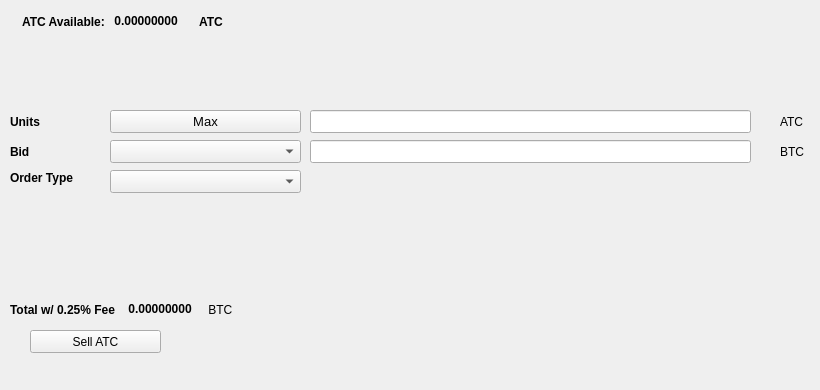
   <widget class="QWidget" name="SellTab">
    <attribute name="title">
     <string>Sell</string>
    </attribute>
    <widget class="QLabel" name="label_16">
     <property name="geometry">
      <rect>
       <x>780</x>
       <y>140</y>
       <width>31</width>
       <height>23</height>
      </rect>
     </property>
     <property name="text">
      <string>BTC</string>
     </property>
    </widget>
    <widget class="QComboBox" name="SellBidcomboBox">
     <property name="geometry">
      <rect>
       <x>110</x>
       <y>140</y>
       <width>191</width>
       <height>23</height>
      </rect>
     </property>
     <property name="font">
      <font>
       <pointsize>10</pointsize>
      </font>
     </property>
    </widget>
    <widget class="QLabel" name="label_18">
     <property name="geometry">
      <rect>
       <x>10</x>
       <y>110</y>
       <width>46</width>
       <height>23</height>
      </rect>
     </property>
     <property name="font">
      <font>
       <weight>75</weight>
       <bold>true</bold>
      </font>
     </property>
     <property name="text">
      <string>Units</string>
     </property>
    </widget>
    <widget class="QPushButton" name="Sell_Max_Amount">
     <property name="geometry">
      <rect>
       <x>110</x>
       <y>110</y>
       <width>191</width>
       <height>23</height>
      </rect>
     </property>
     <property name="font">
      <font>
       <pointsize>10</pointsize>
      </font>
     </property>
     <property name="text">
      <string>Max</string>
     </property>
    </widget>
    <widget class="QLabel" name="label_20">
     <property name="geometry">
      <rect>
       <x>10</x>
       <y>170</y>
       <width>91</width>
       <height>16</height>
      </rect>
     </property>
     <property name="font">
      <font>
       <weight>75</weight>
       <bold>true</bold>
      </font>
     </property>
     <property name="text">
      <string>Order Type</string>
     </property>
    </widget>
    <widget class="QComboBox" name="SellOrdertypeCombo">
     <property name="geometry">
      <rect>
       <x>110</x>
       <y>170</y>
       <width>191</width>
       <height>23</height>
      </rect>
     </property>
     <property name="font">
      <font>
       <pointsize>10</pointsize>
      </font>
     </property>
    </widget>
    <widget class="QLabel" name="label_21">
     <property name="geometry">
      <rect>
       <x>10</x>
       <y>140</y>
       <width>46</width>
       <height>23</height>
      </rect>
     </property>
     <property name="font">
      <font>
       <weight>75</weight>
       <bold>true</bold>
      </font>
     </property>
     <property name="text">
      <string>Bid</string>
     </property>
    </widget>
    <widget class="QLabel" name="label_22">
     <property name="geometry">
      <rect>
       <x>780</x>
       <y>110</y>
       <width>31</width>
       <height>23</height>
      </rect>
     </property>
     <property name="text">
      <string>ATC</string>
     </property>
    </widget>
    <widget class="QLineEdit" name="UnitsInputATC">
     <property name="geometry">
      <rect>
       <x>310</x>
       <y>110</y>
       <width>441</width>
       <height>23</height>
      </rect>
     </property>
     <property name="font">
      <font>
       <pointsize>9</pointsize>
       <weight>75</weight>
       <bold>true</bold>
      </font>
     </property>
    </widget>
    <widget class="QLineEdit" name="SellBidPriceEdit">
     <property name="geometry">
      <rect>
       <x>310</x>
       <y>140</y>
       <width>441</width>
       <height>23</height>
      </rect>
     </property>
     <property name="font">
      <font>
       <pointsize>9</pointsize>
       <weight>75</weight>
       <bold>true</bold>
      </font>
     </property>
    </widget>
    <widget class="QPushButton" name="SellATCBTN">
     <property name="geometry">
      <rect>
       <x>30</x>
       <y>330</y>
       <width>131</width>
       <height>23</height>
      </rect>
     </property>
     <property name="text">
      <string>Sell ATC</string>
     </property>
     <property name="icon">
      <iconset resource="../atec">
       <normaloff>:/icons/bitcoin</normaloff>:/icons/bitcoin</iconset>
     </property>
    </widget>
    <widget class="QWidget" name="layoutWidget3">
     <property name="geometry">
      <rect>
       <x>22</x>
       <y>12</y>
       <width>258</width>
       <height>19</height>
      </rect>
     </property>
     <layout class="QHBoxLayout" name="horizontalLayout">
      <item>
       <widget class="QLabel" name="label232_2">
        <property name="font">
         <font>
          <weight>75</weight>
          <bold>true</bold>
         </font>
        </property>
        <property name="text">
         <string>ATC Available:</string>
        </property>
       </widget>
      </item>
      <item>
       <widget class="QLabel" name="ATCAvailableLabel">
        <property name="palette">
         <palette>
          <active>
           <colorrole role="WindowText">
            <brush brushstyle="SolidPattern">
             <color alpha="255">
              <red>0</red>
              <green>0</green>
              <blue>0</blue>
             </color>
            </brush>
           </colorrole>
           <colorrole role="Button">
            <brush brushstyle="SolidPattern">
             <color alpha="255">
              <red>0</red>
              <green>170</green>
              <blue>0</blue>
             </color>
            </brush>
           </colorrole>
           <colorrole role="Light">
            <brush brushstyle="SolidPattern">
             <color alpha="255">
              <red>0</red>
              <green>255</green>
              <blue>0</blue>
             </color>
            </brush>
           </colorrole>
           <colorrole role="Midlight">
            <brush brushstyle="SolidPattern">
             <color alpha="255">
              <red>0</red>
              <green>212</green>
              <blue>0</blue>
             </color>
            </brush>
           </colorrole>
           <colorrole role="Dark">
            <brush brushstyle="SolidPattern">
             <color alpha="255">
              <red>0</red>
              <green>85</green>
              <blue>0</blue>
             </color>
            </brush>
           </colorrole>
           <colorrole role="Mid">
            <brush brushstyle="SolidPattern">
             <color alpha="255">
              <red>0</red>
              <green>113</green>
              <blue>0</blue>
             </color>
            </brush>
           </colorrole>
           <colorrole role="Text">
            <brush brushstyle="SolidPattern">
             <color alpha="255">
              <red>0</red>
              <green>170</green>
              <blue>0</blue>
             </color>
            </brush>
           </colorrole>
           <colorrole role="BrightText">
            <brush brushstyle="SolidPattern">
             <color alpha="255">
              <red>255</red>
              <green>255</green>
              <blue>255</blue>
             </color>
            </brush>
           </colorrole>
           <colorrole role="ButtonText">
            <brush brushstyle="SolidPattern">
             <color alpha="255">
              <red>0</red>
              <green>0</green>
              <blue>0</blue>
             </color>
            </brush>
           </colorrole>
           <colorrole role="Base">
            <brush brushstyle="SolidPattern">
             <color alpha="255">
              <red>255</red>
              <green>255</green>
              <blue>255</blue>
             </color>
            </brush>
           </colorrole>
           <colorrole role="Window">
            <brush brushstyle="SolidPattern">
             <color alpha="255">
              <red>0</red>
              <green>170</green>
              <blue>0</blue>
             </color>
            </brush>
           </colorrole>
           <colorrole role="Shadow">
            <brush brushstyle="SolidPattern">
             <color alpha="255">
              <red>0</red>
              <green>0</green>
              <blue>0</blue>
             </color>
            </brush>
           </colorrole>
           <colorrole role="AlternateBase">
            <brush brushstyle="SolidPattern">
             <color alpha="255">
              <red>127</red>
              <green>212</green>
              <blue>127</blue>
             </color>
            </brush>
           </colorrole>
           <colorrole role="ToolTipBase">
            <brush brushstyle="SolidPattern">
             <color alpha="255">
              <red>255</red>
              <green>255</green>
              <blue>220</blue>
             </color>
            </brush>
           </colorrole>
           <colorrole role="ToolTipText">
            <brush brushstyle="SolidPattern">
             <color alpha="255">
              <red>0</red>
              <green>0</green>
              <blue>0</blue>
             </color>
            </brush>
           </colorrole>
          </active>
          <inactive>
           <colorrole role="WindowText">
            <brush brushstyle="SolidPattern">
             <color alpha="255">
              <red>0</red>
              <green>0</green>
              <blue>0</blue>
             </color>
            </brush>
           </colorrole>
           <colorrole role="Button">
            <brush brushstyle="SolidPattern">
             <color alpha="255">
              <red>0</red>
              <green>170</green>
              <blue>0</blue>
             </color>
            </brush>
           </colorrole>
           <colorrole role="Light">
            <brush brushstyle="SolidPattern">
             <color alpha="255">
              <red>0</red>
              <green>255</green>
              <blue>0</blue>
             </color>
            </brush>
           </colorrole>
           <colorrole role="Midlight">
            <brush brushstyle="SolidPattern">
             <color alpha="255">
              <red>0</red>
              <green>212</green>
              <blue>0</blue>
             </color>
            </brush>
           </colorrole>
           <colorrole role="Dark">
            <brush brushstyle="SolidPattern">
             <color alpha="255">
              <red>0</red>
              <green>85</green>
              <blue>0</blue>
             </color>
            </brush>
           </colorrole>
           <colorrole role="Mid">
            <brush brushstyle="SolidPattern">
             <color alpha="255">
              <red>0</red>
              <green>113</green>
              <blue>0</blue>
             </color>
            </brush>
           </colorrole>
           <colorrole role="Text">
            <brush brushstyle="SolidPattern">
             <color alpha="255">
              <red>0</red>
              <green>170</green>
              <blue>0</blue>
             </color>
            </brush>
           </colorrole>
           <colorrole role="BrightText">
            <brush brushstyle="SolidPattern">
             <color alpha="255">
              <red>255</red>
              <green>255</green>
              <blue>255</blue>
             </color>
            </brush>
           </colorrole>
           <colorrole role="ButtonText">
            <brush brushstyle="SolidPattern">
             <color alpha="255">
              <red>0</red>
              <green>0</green>
              <blue>0</blue>
             </color>
            </brush>
           </colorrole>
           <colorrole role="Base">
            <brush brushstyle="SolidPattern">
             <color alpha="255">
              <red>255</red>
              <green>255</green>
              <blue>255</blue>
             </color>
            </brush>
           </colorrole>
           <colorrole role="Window">
            <brush brushstyle="SolidPattern">
             <color alpha="255">
              <red>0</red>
              <green>170</green>
              <blue>0</blue>
             </color>
            </brush>
           </colorrole>
           <colorrole role="Shadow">
            <brush brushstyle="SolidPattern">
             <color alpha="255">
              <red>0</red>
              <green>0</green>
              <blue>0</blue>
             </color>
            </brush>
           </colorrole>
           <colorrole role="AlternateBase">
            <brush brushstyle="SolidPattern">
             <color alpha="255">
              <red>127</red>
              <green>212</green>
              <blue>127</blue>
             </color>
            </brush>
           </colorrole>
           <colorrole role="ToolTipBase">
            <brush brushstyle="SolidPattern">
             <color alpha="255">
              <red>255</red>
              <green>255</green>
              <blue>220</blue>
             </color>
            </brush>
           </colorrole>
           <colorrole role="ToolTipText">
            <brush brushstyle="SolidPattern">
             <color alpha="255">
              <red>0</red>
              <green>0</green>
              <blue>0</blue>
             </color>
            </brush>
           </colorrole>
          </inactive>
          <disabled>
           <colorrole role="WindowText">
            <brush brushstyle="SolidPattern">
             <color alpha="255">
              <red>0</red>
              <green>85</green>
              <blue>0</blue>
             </color>
            </brush>
           </colorrole>
           <colorrole role="Button">
            <brush brushstyle="SolidPattern">
             <color alpha="255">
              <red>0</red>
              <green>170</green>
              <blue>0</blue>
             </color>
            </brush>
           </colorrole>
           <colorrole role="Light">
            <brush brushstyle="SolidPattern">
             <color alpha="255">
              <red>0</red>
              <green>255</green>
              <blue>0</blue>
             </color>
            </brush>
           </colorrole>
           <colorrole role="Midlight">
            <brush brushstyle="SolidPattern">
             <color alpha="255">
              <red>0</red>
              <green>212</green>
              <blue>0</blue>
             </color>
            </brush>
           </colorrole>
           <colorrole role="Dark">
            <brush brushstyle="SolidPattern">
             <color alpha="255">
              <red>0</red>
              <green>85</green>
              <blue>0</blue>
             </color>
            </brush>
           </colorrole>
           <colorrole role="Mid">
            <brush brushstyle="SolidPattern">
             <color alpha="255">
              <red>0</red>
              <green>113</green>
              <blue>0</blue>
             </color>
            </brush>
           </colorrole>
           <colorrole role="Text">
            <brush brushstyle="SolidPattern">
             <color alpha="255">
              <red>0</red>
              <green>85</green>
              <blue>0</blue>
             </color>
            </brush>
           </colorrole>
           <colorrole role="BrightText">
            <brush brushstyle="SolidPattern">
             <color alpha="255">
              <red>255</red>
              <green>255</green>
              <blue>255</blue>
             </color>
            </brush>
           </colorrole>
           <colorrole role="ButtonText">
            <brush brushstyle="SolidPattern">
             <color alpha="255">
              <red>0</red>
              <green>85</green>
              <blue>0</blue>
             </color>
            </brush>
           </colorrole>
           <colorrole role="Base">
            <brush brushstyle="SolidPattern">
             <color alpha="255">
              <red>0</red>
              <green>170</green>
              <blue>0</blue>
             </color>
            </brush>
           </colorrole>
           <colorrole role="Window">
            <brush brushstyle="SolidPattern">
             <color alpha="255">
              <red>0</red>
              <green>170</green>
              <blue>0</blue>
             </color>
            </brush>
           </colorrole>
           <colorrole role="Shadow">
            <brush brushstyle="SolidPattern">
             <color alpha="255">
              <red>0</red>
              <green>0</green>
              <blue>0</blue>
             </color>
            </brush>
           </colorrole>
           <colorrole role="AlternateBase">
            <brush brushstyle="SolidPattern">
             <color alpha="255">
              <red>0</red>
              <green>170</green>
              <blue>0</blue>
             </color>
            </brush>
           </colorrole>
           <colorrole role="ToolTipBase">
            <brush brushstyle="SolidPattern">
             <color alpha="255">
              <red>255</red>
              <green>255</green>
              <blue>220</blue>
             </color>
            </brush>
           </colorrole>
           <colorrole role="ToolTipText">
            <brush brushstyle="SolidPattern">
             <color alpha="255">
              <red>0</red>
              <green>0</green>
              <blue>0</blue>
             </color>
            </brush>
           </colorrole>
          </disabled>
         </palette>
        </property>
        <property name="font">
         <font>
          <weight>75</weight>
          <bold>true</bold>
         </font>
        </property>
        <property name="text">
         <string> 0.00000000 </string>
        </property>
        <property name="textInteractionFlags">
         <set>Qt::LinksAccessibleByMouse|Qt::TextSelectableByKeyboard|Qt::TextSelectableByMouse</set>
        </property>
       </widget>
      </item>
      <item>
       <widget class="QLabel" name="labelATC">
        <property name="font">
         <font>
          <weight>75</weight>
          <bold>true</bold>
         </font>
        </property>
        <property name="text">
         <string>ATC</string>
        </property>
       </widget>
      </item>
     </layout>
    </widget>
    <widget class="QWidget" name="layoutWidget">
     <property name="geometry">
      <rect>
       <x>10</x>
       <y>300</y>
       <width>268</width>
       <height>19</height>
      </rect>
     </property>
     <layout class="QHBoxLayout" name="horizontalLayout_2">
      <item>
       <widget class="QLabel" name="label_19">
        <property name="font">
         <font>
          <weight>75</weight>
          <bold>true</bold>
         </font>
        </property>
        <property name="text">
         <string>Total w/ 0.25% Fee </string>
        </property>
       </widget>
      </item>
      <item>
       <widget class="QLabel" name="SellCostLabel">
        <property name="palette">
         <palette>
          <active>
           <colorrole role="WindowText">
            <brush brushstyle="SolidPattern">
             <color alpha="255">
              <red>0</red>
              <green>0</green>
              <blue>0</blue>
             </color>
            </brush>
           </colorrole>
           <colorrole role="Button">
            <brush brushstyle="SolidPattern">
             <color alpha="255">
              <red>0</red>
              <green>170</green>
              <blue>0</blue>
             </color>
            </brush>
           </colorrole>
           <colorrole role="Light">
            <brush brushstyle="SolidPattern">
             <color alpha="255">
              <red>0</red>
              <green>255</green>
              <blue>0</blue>
             </color>
            </brush>
           </colorrole>
           <colorrole role="Midlight">
            <brush brushstyle="SolidPattern">
             <color alpha="255">
              <red>0</red>
              <green>212</green>
              <blue>0</blue>
             </color>
            </brush>
           </colorrole>
           <colorrole role="Dark">
            <brush brushstyle="SolidPattern">
             <color alpha="255">
              <red>0</red>
              <green>85</green>
              <blue>0</blue>
             </color>
            </brush>
           </colorrole>
           <colorrole role="Mid">
            <brush brushstyle="SolidPattern">
             <color alpha="255">
              <red>0</red>
              <green>113</green>
              <blue>0</blue>
             </color>
            </brush>
           </colorrole>
           <colorrole role="Text">
            <brush brushstyle="SolidPattern">
             <color alpha="255">
              <red>0</red>
              <green>170</green>
              <blue>0</blue>
             </color>
            </brush>
           </colorrole>
           <colorrole role="BrightText">
            <brush brushstyle="SolidPattern">
             <color alpha="255">
              <red>255</red>
              <green>255</green>
              <blue>255</blue>
             </color>
            </brush>
           </colorrole>
           <colorrole role="ButtonText">
            <brush brushstyle="SolidPattern">
             <color alpha="255">
              <red>0</red>
              <green>0</green>
              <blue>0</blue>
             </color>
            </brush>
           </colorrole>
           <colorrole role="Base">
            <brush brushstyle="SolidPattern">
             <color alpha="255">
              <red>255</red>
              <green>255</green>
              <blue>255</blue>
             </color>
            </brush>
           </colorrole>
           <colorrole role="Window">
            <brush brushstyle="SolidPattern">
             <color alpha="255">
              <red>0</red>
              <green>170</green>
              <blue>0</blue>
             </color>
            </brush>
           </colorrole>
           <colorrole role="Shadow">
            <brush brushstyle="SolidPattern">
             <color alpha="255">
              <red>0</red>
              <green>0</green>
              <blue>0</blue>
             </color>
            </brush>
           </colorrole>
           <colorrole role="AlternateBase">
            <brush brushstyle="SolidPattern">
             <color alpha="255">
              <red>127</red>
              <green>212</green>
              <blue>127</blue>
             </color>
            </brush>
           </colorrole>
           <colorrole role="ToolTipBase">
            <brush brushstyle="SolidPattern">
             <color alpha="255">
              <red>255</red>
              <green>255</green>
              <blue>220</blue>
             </color>
            </brush>
           </colorrole>
           <colorrole role="ToolTipText">
            <brush brushstyle="SolidPattern">
             <color alpha="255">
              <red>0</red>
              <green>0</green>
              <blue>0</blue>
             </color>
            </brush>
           </colorrole>
          </active>
          <inactive>
           <colorrole role="WindowText">
            <brush brushstyle="SolidPattern">
             <color alpha="255">
              <red>0</red>
              <green>0</green>
              <blue>0</blue>
             </color>
            </brush>
           </colorrole>
           <colorrole role="Button">
            <brush brushstyle="SolidPattern">
             <color alpha="255">
              <red>0</red>
              <green>170</green>
              <blue>0</blue>
             </color>
            </brush>
           </colorrole>
           <colorrole role="Light">
            <brush brushstyle="SolidPattern">
             <color alpha="255">
              <red>0</red>
              <green>255</green>
              <blue>0</blue>
             </color>
            </brush>
           </colorrole>
           <colorrole role="Midlight">
            <brush brushstyle="SolidPattern">
             <color alpha="255">
              <red>0</red>
              <green>212</green>
              <blue>0</blue>
             </color>
            </brush>
           </colorrole>
           <colorrole role="Dark">
            <brush brushstyle="SolidPattern">
             <color alpha="255">
              <red>0</red>
              <green>85</green>
              <blue>0</blue>
             </color>
            </brush>
           </colorrole>
           <colorrole role="Mid">
            <brush brushstyle="SolidPattern">
             <color alpha="255">
              <red>0</red>
              <green>113</green>
              <blue>0</blue>
             </color>
            </brush>
           </colorrole>
           <colorrole role="Text">
            <brush brushstyle="SolidPattern">
             <color alpha="255">
              <red>0</red>
              <green>170</green>
              <blue>0</blue>
             </color>
            </brush>
           </colorrole>
           <colorrole role="BrightText">
            <brush brushstyle="SolidPattern">
             <color alpha="255">
              <red>255</red>
              <green>255</green>
              <blue>255</blue>
             </color>
            </brush>
           </colorrole>
           <colorrole role="ButtonText">
            <brush brushstyle="SolidPattern">
             <color alpha="255">
              <red>0</red>
              <green>0</green>
              <blue>0</blue>
             </color>
            </brush>
           </colorrole>
           <colorrole role="Base">
            <brush brushstyle="SolidPattern">
             <color alpha="255">
              <red>255</red>
              <green>255</green>
              <blue>255</blue>
             </color>
            </brush>
           </colorrole>
           <colorrole role="Window">
            <brush brushstyle="SolidPattern">
             <color alpha="255">
              <red>0</red>
              <green>170</green>
              <blue>0</blue>
             </color>
            </brush>
           </colorrole>
           <colorrole role="Shadow">
            <brush brushstyle="SolidPattern">
             <color alpha="255">
              <red>0</red>
              <green>0</green>
              <blue>0</blue>
             </color>
            </brush>
           </colorrole>
           <colorrole role="AlternateBase">
            <brush brushstyle="SolidPattern">
             <color alpha="255">
              <red>127</red>
              <green>212</green>
              <blue>127</blue>
             </color>
            </brush>
           </colorrole>
           <colorrole role="ToolTipBase">
            <brush brushstyle="SolidPattern">
             <color alpha="255">
              <red>255</red>
              <green>255</green>
              <blue>220</blue>
             </color>
            </brush>
           </colorrole>
           <colorrole role="ToolTipText">
            <brush brushstyle="SolidPattern">
             <color alpha="255">
              <red>0</red>
              <green>0</green>
              <blue>0</blue>
             </color>
            </brush>
           </colorrole>
          </inactive>
          <disabled>
           <colorrole role="WindowText">
            <brush brushstyle="SolidPattern">
             <color alpha="255">
              <red>0</red>
              <green>85</green>
              <blue>0</blue>
             </color>
            </brush>
           </colorrole>
           <colorrole role="Button">
            <brush brushstyle="SolidPattern">
             <color alpha="255">
              <red>0</red>
              <green>170</green>
              <blue>0</blue>
             </color>
            </brush>
           </colorrole>
           <colorrole role="Light">
            <brush brushstyle="SolidPattern">
             <color alpha="255">
              <red>0</red>
              <green>255</green>
              <blue>0</blue>
             </color>
            </brush>
           </colorrole>
           <colorrole role="Midlight">
            <brush brushstyle="SolidPattern">
             <color alpha="255">
              <red>0</red>
              <green>212</green>
              <blue>0</blue>
             </color>
            </brush>
           </colorrole>
           <colorrole role="Dark">
            <brush brushstyle="SolidPattern">
             <color alpha="255">
              <red>0</red>
              <green>85</green>
              <blue>0</blue>
             </color>
            </brush>
           </colorrole>
           <colorrole role="Mid">
            <brush brushstyle="SolidPattern">
             <color alpha="255">
              <red>0</red>
              <green>113</green>
              <blue>0</blue>
             </color>
            </brush>
           </colorrole>
           <colorrole role="Text">
            <brush brushstyle="SolidPattern">
             <color alpha="255">
              <red>0</red>
              <green>85</green>
              <blue>0</blue>
             </color>
            </brush>
           </colorrole>
           <colorrole role="BrightText">
            <brush brushstyle="SolidPattern">
             <color alpha="255">
              <red>255</red>
              <green>255</green>
              <blue>255</blue>
             </color>
            </brush>
           </colorrole>
           <colorrole role="ButtonText">
            <brush brushstyle="SolidPattern">
             <color alpha="255">
              <red>0</red>
              <green>85</green>
              <blue>0</blue>
             </color>
            </brush>
           </colorrole>
           <colorrole role="Base">
            <brush brushstyle="SolidPattern">
             <color alpha="255">
              <red>0</red>
              <green>170</green>
              <blue>0</blue>
             </color>
            </brush>
           </colorrole>
           <colorrole role="Window">
            <brush brushstyle="SolidPattern">
             <color alpha="255">
              <red>0</red>
              <green>170</green>
              <blue>0</blue>
             </color>
            </brush>
           </colorrole>
           <colorrole role="Shadow">
            <brush brushstyle="SolidPattern">
             <color alpha="255">
              <red>0</red>
              <green>0</green>
              <blue>0</blue>
             </color>
            </brush>
           </colorrole>
           <colorrole role="AlternateBase">
            <brush brushstyle="SolidPattern">
             <color alpha="255">
              <red>0</red>
              <green>170</green>
              <blue>0</blue>
             </color>
            </brush>
           </colorrole>
           <colorrole role="ToolTipBase">
            <brush brushstyle="SolidPattern">
             <color alpha="255">
              <red>255</red>
              <green>255</green>
              <blue>220</blue>
             </color>
            </brush>
           </colorrole>
           <colorrole role="ToolTipText">
            <brush brushstyle="SolidPattern">
             <color alpha="255">
              <red>0</red>
              <green>0</green>
              <blue>0</blue>
             </color>
            </brush>
           </colorrole>
          </disabled>
         </palette>
        </property>
        <property name="font">
         <font>
          <weight>75</weight>
          <bold>true</bold>
         </font>
        </property>
        <property name="autoFillBackground">
         <bool>false</bool>
        </property>
        <property name="text">
         <string> 0.00000000</string>
        </property>
        <property name="textInteractionFlags">
         <set>Qt::LinksAccessibleByMouse|Qt::TextSelectableByMouse</set>
        </property>
       </widget>
      </item>
      <item>
       <widget class="QLabel" name="label_17">
        <property name="font">
         <font>
          <weight>50</weight>
          <bold>false</bold>
         </font>
        </property>
        <property name="text">
         <string> BTC</string>
        </property>
       </widget>
      </item>
     </layout>
    </widget>
    <widget class="QLabel" name="label_23">
     <property name="geometry">
      <rect>
       <x>460</x>
       <y>300</y>
       <width>281</width>
       <height>81</height>
      </rect>
     </property>
     <property name="text">
      <string/>
     </property>
     <property name="pixmap">
      <pixmap>:/images/bittrex</pixmap>
     </property>
    </widget>
   </widget>
